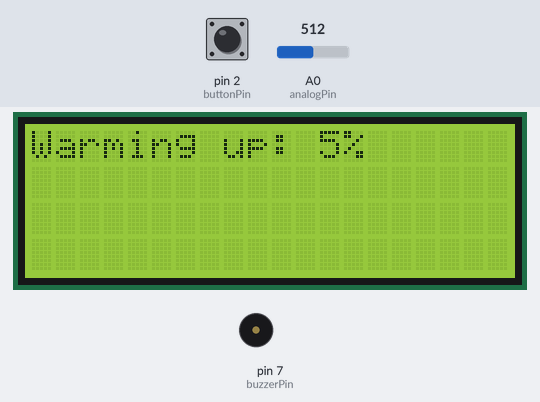
This sketch was run on a simulated Arduino Uno, built with avr-gcc and run on an emulated ATmega328P. Shown: 20×4 character LCD, buzzer (waves = sounding). Inputs (shaded band) come from the test bench; at power-on: pin 2 (buttonPin) LOW, A0 (analogPin) = 512.

Above: at 1.2 s.
1.3 s: pin 2 (buttonPin) pulled HIGH for 0.15 s
At 3.8 s:
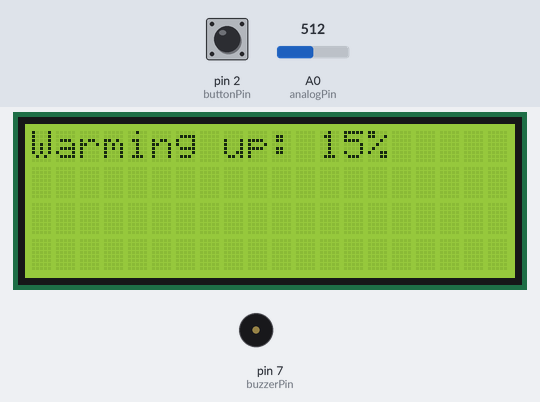
At 22.0 s:
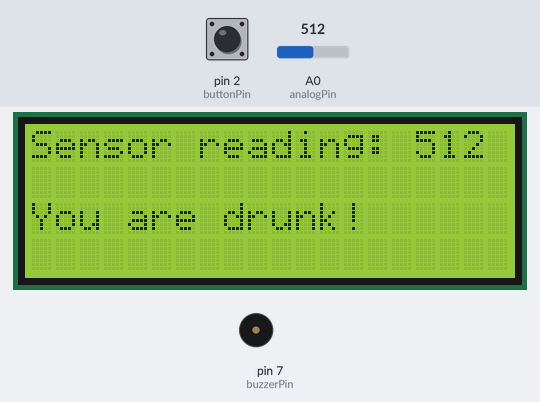
Timing chart, 0 to 22.6 s (numbered marks = the images above; inputs shaded):
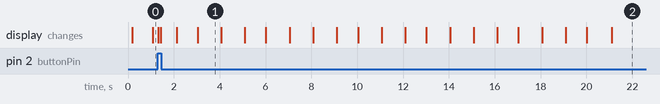

Measured:
- after the input at 1.3 s, the display: first changes at once (image 2 shows a later state)
- what the display in image 1 shows lasts 1.1 s, from 3.0 s to 4.1 s

The sketch:

breathalyzer.ino
```cpp
// Libraries
#include <Wire.h>
#include <LiquidCrystal_I2C.h>

// Warmup
int TIME_UNTIL_WARMUP = 20;
unsigned long time;

// Measurement
int TIME_UNTIL_MEASURE = 5;
unsigned long measurement_start;

// Sensor readings
int analogPin = A0;
int val = 0;

// Buzzer
const int buzzerPin = 7;

// Button
const int buttonPin = 2;

// Modes
bool measurement_mode;
bool measurement_done;

// LCD
LiquidCrystal_I2C lcd(0x27,20,4);  // set the LCD address to 0x27 for a 16 chars and 2 line display

void setup()   {

  // Serial
  Serial.begin(115200);

  // Init LCD
  lcd.init();
  lcd.backlight();

}


void loop() {

  // Read button state
  int button_state = digitalRead(buttonPin);

  if (button_state && !measurement_mode) {
    lcd.clear();
    measurement_mode = true;
    measurement_start = millis()/1000;
    measurement_done = false;
  }

  // Wait
  delay(100);

  // Get time
  time = millis()/1000;

  // Warmup
  if(time<=TIME_UNTIL_WARMUP)
  {
    int progress_time = map(time, 0, TIME_UNTIL_WARMUP, 0, 100);
    printWarming(progress_time);
  }

  else
  {
     if (measurement_mode == false && !measurement_done) {

       // Instruction
       printPress();
     }
     if (measurement_mode && !measurement_done) {

       // Instruction
       printMeasure();

       // Sound
       tone(buzzerPin, 1000);

       // Read alcohol level
       val = readAlcohol();

     }

     if (measurement_mode && !measurement_done && ((time - measurement_start)> TIME_UNTIL_MEASURE)){

       noTone(buzzerPin);
       measurement_mode = false;
       measurement_done = true;
       lcd.clear();
     }

     if(measurement_done) {

       printAlcohol(val);
       printAlcoholLevel(val);
     }
  }

}

void printWarming(int progress)
{
  lcd.setCursor(0,0);
  lcd.print("Warming up: ");
  lcd.print(progress);
  lcd.print("%");
}

void printPress()
{
  lcd.setCursor(0,0);
  lcd.print("Press to start ...");
}

void printMeasure()
{
  lcd.setCursor(0,0);
  lcd.print("Breathe until the ");
  lcd.setCursor(0,1);
  lcd.print("sound stops ...");
}

void printAlcohol(int value)
{
  lcd.setCursor(0,0);
  lcd.print("Sensor reading: ");
  lcd.print(val);
}

void printAlcoholLevel(int value)
{
  lcd.setCursor(0,2);
  if(value<200)
  {
      lcd.print("You are sober.");
  }
  if (value>=200 && value<280)
  {
      lcd.print("You had a beer.");
  }
  if (value>=280 && value<350)
  {
      lcd.print("Two or more beers.");
  }
  if (value>=350 && value <450)
  {
      lcd.print("Too much ...");
  }
  if(value>450)
  {
     lcd.print("You are drunk!");
  }
 }

 int readAlcohol()
 {

  // Number measurements
  int nb_measurements = 5;
  int measurements;

  // Measure
  for (int i = 0; i < nb_measurements; i++) {
    measurements = measurements + analogRead(analogPin);
  }
  measurements = measurements/nb_measurements;

  return measurements;
 }
```
